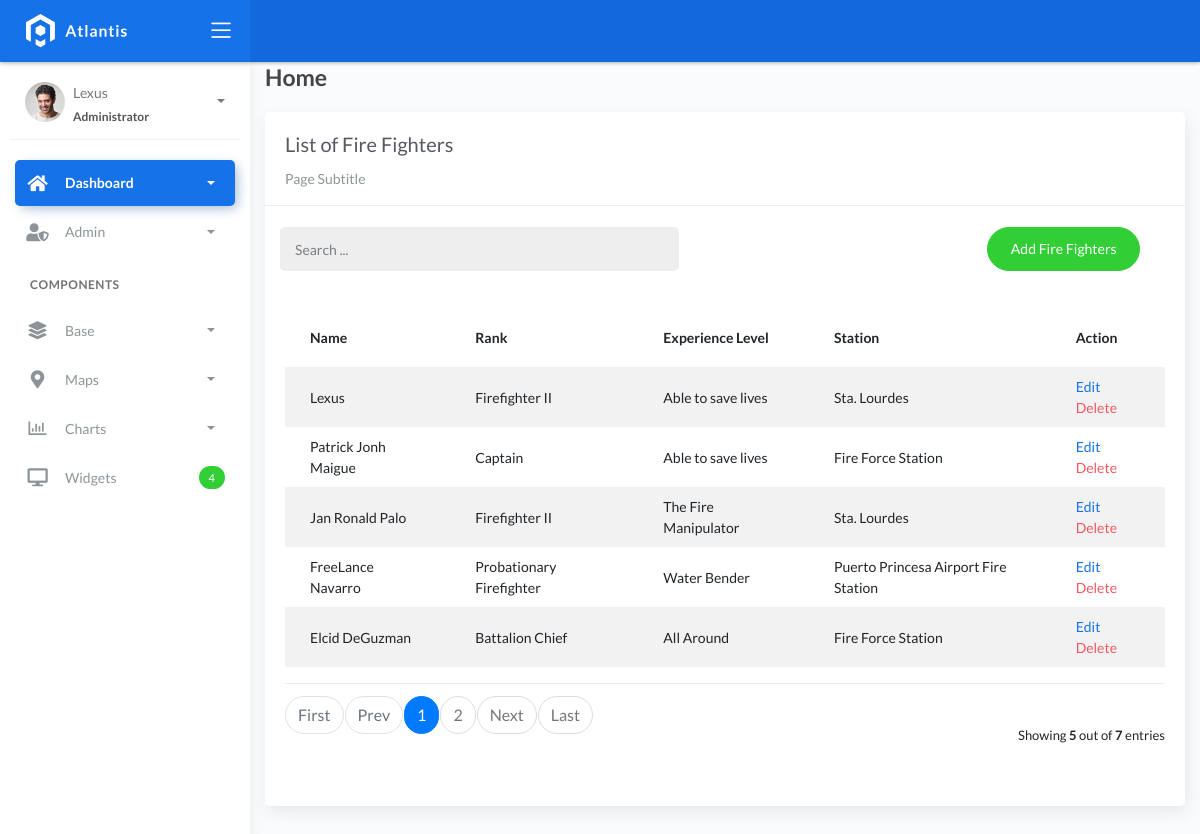
Before: /firefighters_list with the older database file.
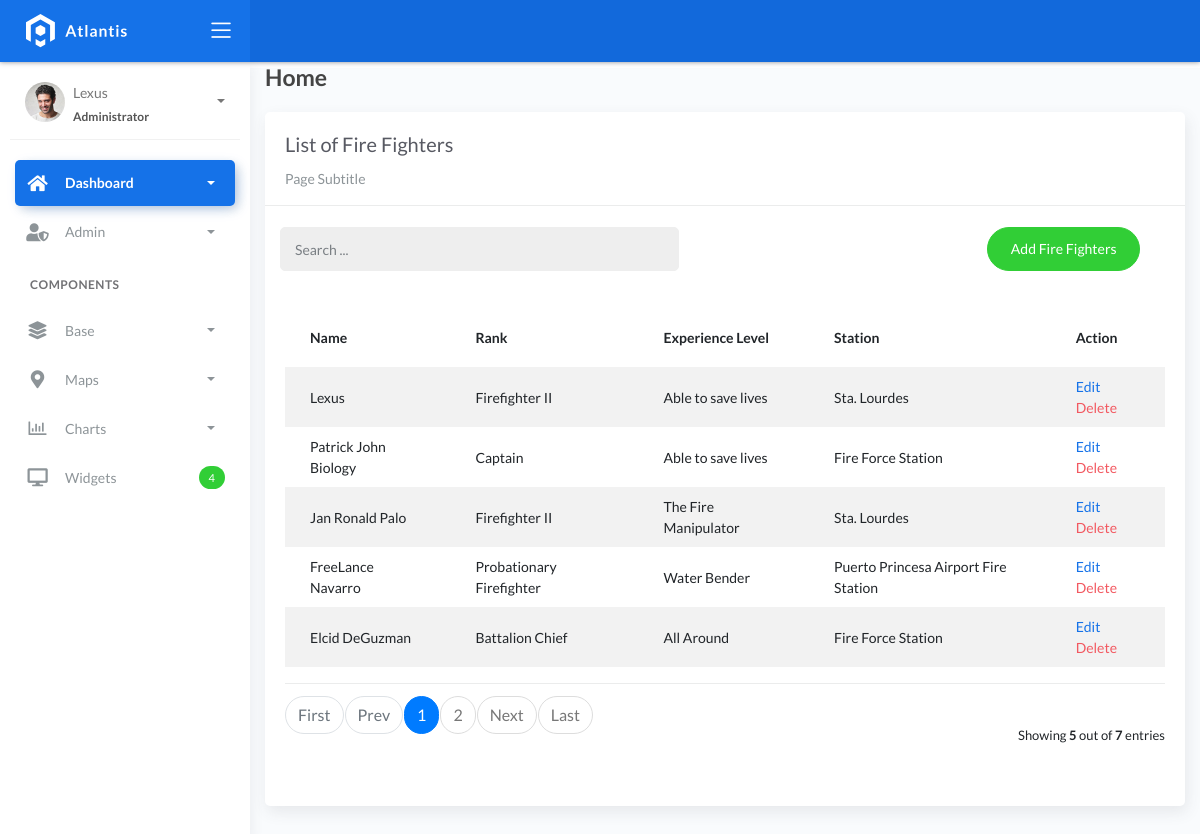
After: the same page with the newer database file.
### fire/models.py (models this page shows, shortened)
class BaseModel(models.Model):
    created_at = models.DateTimeField(auto_now_add=True, db_index=True)
    updated_at = models.DateTimeField(auto_now=True)
    class Meta:
        abstract = True

class Firefighters(BaseModel):
    XP_CHOICES = (
        ('Probationary Firefighter', 'Probationary Firefighter'),
        ('Firefighter I', 'Firefighter I'),
        ('Firefighter II', 'Firefighter II'),
        ('Firefighter III', 'Firefighter III'),
        ('Driver', 'Driver'),
        ('Captain', 'Captain'),
        ('Battalion Chief', 'Battalion Chief'),)
    name = models.CharField(max_length=150)
    rank = models.CharField(max_length=150, choices=XP_CHOICES)
    experience_level = models.CharField(max_length=150)
    station = models.ForeignKey(FireStation, on_delete=models.CASCADE)

class FireStation(BaseModel):
    name = models.CharField(max_length=150)
    latitude = models.DecimalField(max_digits=22, decimal_places=16, null=True, blank=True)
    longitude = models.DecimalField(max_digits=22, decimal_places=16, null=True, blank=True)
    address = models.CharField(max_length=150)
    city = models.CharField(max_length=150)  # can be in separate table
    country = models.CharField(max_length=150)  # can be in separate table
    def __str__(self):
        return f"{self.name}"

### fire/views.py (the view)
# urls.py: path('firefighters_list', FireFightersList.as_view(), name='firefighters-list'),
class FireFightersList(ListView):
    model = Firefighters
    content_object_name = 'firefighters'
    template_name = 'Firefighters_list.html'
    paginate_by = 5
    def get_queryset(self, *args, **kwargs):
        qs = super(FireFightersList, self).get_queryset(*args, **kwargs)
        if self.request.GET.get('q') != None:
            query = self.request.GET.get('q')
            qs = qs.filter(Q(name__icontains=query) | Q(rank__icontains=query) |
                           Q(experience_level__icontains=query) | Q(station__name__icontains=query))
        return qs

### templates/Firefighters_list.html (shortened to what this page needs)
{% extends 'base.html' %} {% load static %} {% block content %}
<div class="content">
    <div class="container-fluid">
        <h4 class="page-title">Home</h4>
        <div class="row">
            <div class="col-md-12">
                <div class="card">
                    <div class="card-header">
                        <div class="card-title">List of Fire Fighters</div>
                        <div class="card-category">Page Subtitle</div>
                    </div>
                    <br />
                    <div class="col-md-12 row">
                        <div class="col-md-6">
                            <form class="navbar-left navbar-form nav-search mr-md-3" action="{% url 'firefighters-list' %}">
                                <div class="input-group">
                                    <input type="text" placeholder="Search ..." class="form-control" name="q" />
                                    <div class="input-group-append">
                                        <span class="input-group-text">
                                        </span>
                                    </div>
                                </div>
                            </form>
                        </div>
                        <div class="col-md-6">
                            <div class="pull-right">
                                <a href="{% url 'firefighters-add' %}" class="btn btn-success btn-rounded">Add Fire Fighters</a>
                            </div>
                        </div>
                    </div>
                    <div class="card-body">
                        <table class="table table-striped mt-3">
                            <thead>
                                <tr>
                                    <th scope="col">Name</th>
                                    <th scope="col">Rank</th>
                                    <th scope="col">Experience Level</th>
                                    <th scope="col">Station</th>
                                    <th scope="col">Action</th>
                                </tr>
                            </thead>
                            <tbody>
                                {% for object in object_list %}
                                <tr>
                                    <td>{{ object.name }}</td>
                                    <td>{{ object.rank }}</td>
                                    <td>{{ object.experience_level }}</td>
                                    <td>{{ object.station }}</td>
                                    <td>
                                        <a href="firefighters_list/{{ object.id }}">Edit</a>
                                        <a href="firefighters_list/{{ object.id }}/delete" class="text-danger">Delete</a> </a>
                                    </td>
                                </tr>
                                {% empty %}
                                <tr>
                                    <td colspan="4" style="text-align: center">
                                        <p class="text-sm font-weight-bold mb-0">No Records Found</p>
                                    </td>
                                </tr>
                                {% endfor %}
                            </tbody>
                        </table>
                        {% include 'includes/pagination.html' %}
                    </div>
                </div>
            </div>
        </div>
    </div>
</div>
{% endblock %}

Changed rows visible on the page:
changed Firefighters "Captain": name "Patrick Jonh Maigue" → "Patrick John Biology"
